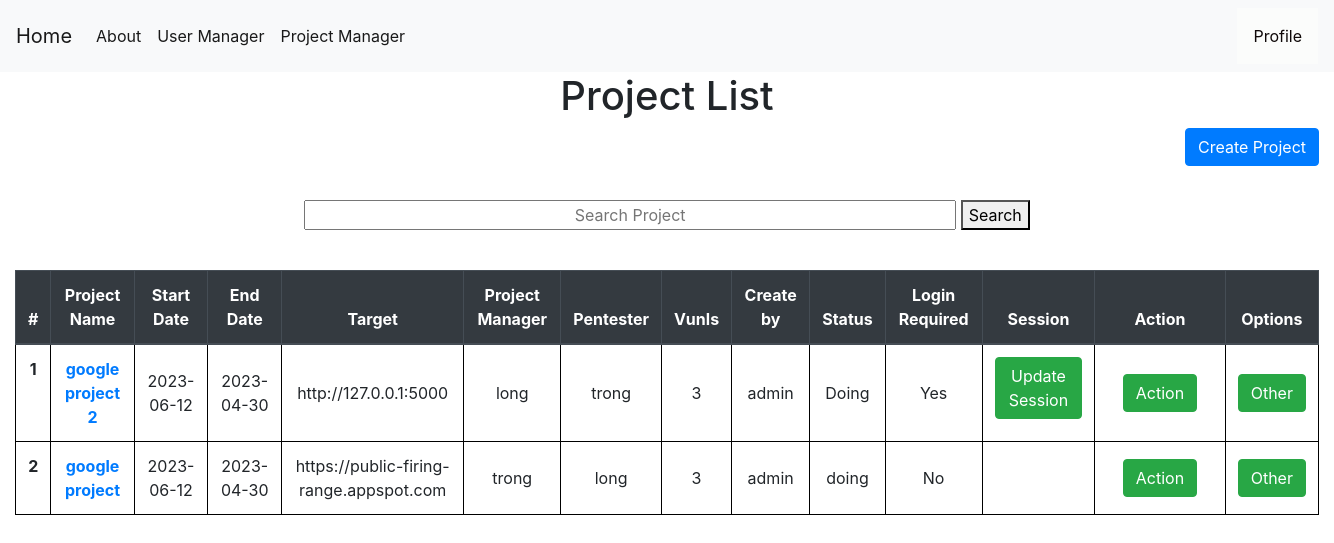
Before: /projectmanager (signed in) with the older database file.
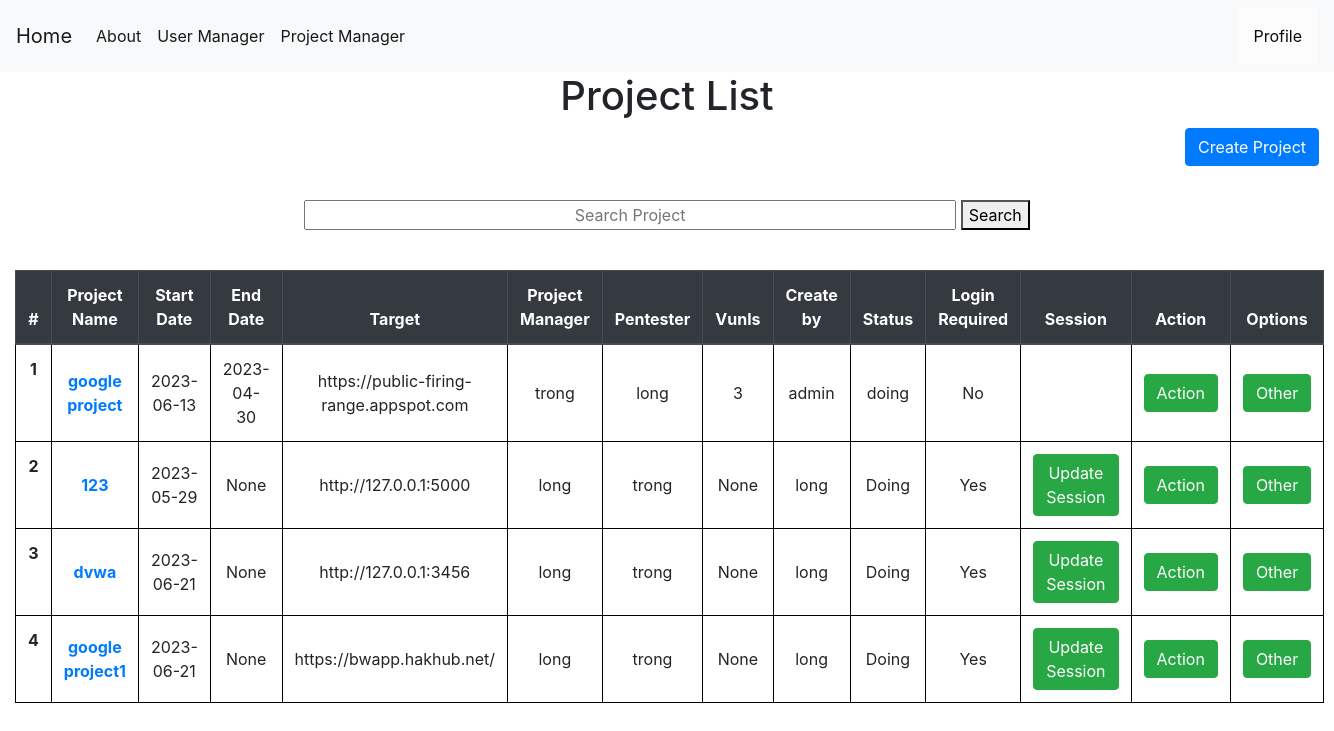
After: the same page with the newer database file.
### tables this page shows
CREATE TABLE projects (
    projectid INTEGER PRIMARY KEY AUTOINCREMENT,
    projectname TEXT NOT NULL,
    startdate date NOT NULL,
    enddate date,
    vunls int,
    target text not null,
    securitylevel TEXT,
    manager TEXT ,
    pentester TEXT ,
    status TEXT NOT NULL,
    create_by INTEGER ,
    isspider INTEGER,
    isfuzzing INTEGER,
    login INTEGER NOT NULL,
    isconfig INTEGER NOT NULL DEFAULT 0,
    FOREIGN KEY (pentester) REFERENCES users(userid) ON DELETE CASCADE
    FOREIGN KEY (manager) REFERENCES users(userid) ON DELETE CASCADE
    FOREIGN KEY (create_by) REFERENCES users(userid) ON DELETE CASCADE
);

### app.py (the view)
@app.route('/projectmanager', methods=('GET', 'POST'))
def showproject():
    msg = ''
    if session["userid"] == None:
        return redirect(url_for('login'))
    currentuser = get_current_user()
    conn = get_db_connection()
    projects = conn.execute('SELECT * FROM projects').fetchall()
    users = conn.execute('SELECT * FROM users').fetchall()
    conn.commit()
    conn.close()
    return render_template('show_project.html', currentuser=currentuser,projects=projects,users=users,msg=msg)

### app.py (called while the page is built)
def get_db_connection():
    conn = sqlite3.connect('database.db')
    conn.row_factory = sqlite3.Row
    return conn

def get_current_user():
    userid = session["userid"]
    conn = get_db_connection()
    user = conn.execute('SELECT * FROM users WHERE userid = ?',(userid,)).fetchone()
    conn.commit()
    conn.close()
    return user

### templates/show_project.html (shortened to what this page needs)
{% extends 'base.html' %}
{% block content %}
    <center><h1>{% block title %}  Project List  {% endblock %}</h1></center>
    <link rel= "stylesheet" type= "text/css" href= "{{ url_for('static',filename='css/showuser.css') }}">
    <link rel= "stylesheet" type= "text/css" href= "{{ url_for('static',filename='css/loading.css') }}">
    {% if currentuser["role"] != "Pentester" %}
    <a href="{{ url_for('add_project')}}" class="btn btn-primary" style="float: right;" role="button" aria-pressed="true">Create Project</a>
    {% endif %}
  <center>
  <form action="{{ url_for('search_project') }}" method ="GET">
    <input style="text-align: center;width:50%;" name="projectname" type="projectname" placeholder="Search Project" />
    <button>Search</button>
  </form>
</center></br>
<div >
    <table class="table" style="width:100%">
        <thead class="thead-dark" style="width:100%">
          <tr>
            <th style="text-align: center"scope="col">#</th>
            <th style="text-align: center"scope="col">Project Name</th>
            <th style="text-align: center"scope="col">Start Date</th>
            <th style="text-align: center"scope="col">End Date</th>
            <th style="text-align: center"scope="col">Target</th>
            <th style="text-align: center"scope="col">Project Manager</th>
            <th style="text-align: center"scope="col">Pentester</th>
            <th style="text-align: center"scope="col">Vunls</th>
            <th style="text-align: center"scope="col">Create by</th>
            <th style="text-align: center"scope="col">Status</th>
            <th style="text-align: center"scope="col">Login Required</th>
            <th style="text-align: center"scope="col">Session</th>
            <th style="text-align: center;width: 10%;"scope="col">Action</th>
            <th style="text-align: center"scope="col">Options</th>
          </tr>
        </thead>
        <tbody>
        {% for project in projects %}
          <tr >
            <th style="text-align: center" class="counterCell"></th>
            <th style="text-align: center"class="align-middle" scope="row"><a href="{{ url_for('project_detail',id= project.projectid) }} ">{{ project.projectname }}</a></th>
            <td style="text-align: center"class="align-middle" >{{ project.startdate }}</td>
            <td style="text-align: center"class="align-middle" >{{ project.enddate }}</td>
            <td style="text-align: center"class="align-middle" >{{ project.target }}</a></td>
            <td style="text-align: center"class="align-middle" >{{ project.manager }}</td>
            <td style="text-align: center"class="align-middle" >{{ project.pentester }}</td>
            <td style="text-align: center"class="align-middle" >{{ project.vunls }}</td>
            <td style="text-align: center"class="align-middle" >{{ project.create_by }}</td>
            <td style="text-align: center"class="align-middle" >{{ project.status }}</td>
            {% if project.login == 1 %}
            <td style="text-align: center"class="align-middle" >Yes</td>
            {% else %}
            <td style="text-align: center"class="align-middle" >No</td>
            {% endif %}
            <td>
            {% if project.login == 1 %}
              {% if project.isconfig == 0%}
              <a style="text-align: center" href="{{ url_for('cookies_config',id= project.projectid) }}" class="btn btn-primary">Config Session</a>
              {% else %}
              <a style="text-align: center" href="{{ url_for('cookies_update',id= project.projectid) }}" class="btn btn-success">Update Session</a>
              {% endif%}
            {% else %}
            <a></a>
            {% endif %}
            </td>
            <td style="text-align: center" class="align-middle" >
              <div style="float:center;" class="dropdown">
                <button class="btn btn-success" class="dropbtn">Action</button>
              </div>
            </td>
            <td style="text-align: center" class="align-middle" >
              <div style="float:center;" class="dropdown">
                <button class="btn btn-success" class="dropbtn">Other</button>
              </div>
            </td>
          </tr>
        {% endfor %}
        </tbody>
      </table>
    </div>
{% endblock %}

### templates/base.html (shortened to what this page needs)
<!doctype html>
<link rel= "stylesheet" type= "text/css" href= "{{ url_for('static',filename='css/style.css') }}">
<html lang="en">
  <head>
    <link rel="stylesheet" href="https://stackpath.bootstrapcdn.com/bootstrap/4.3.1/css/bootstrap.min.css">
  </head>
  <body>
    <nav class="navbar navbar-expand-md navbar-light bg-light">
      {% block sidebar %}
        <a class="navbar-brand" href="{{ url_for('index')}}">Home</a>
        <div class="collapse navbar-collapse" id="navbarNav">
            <ul class="navbar-nav">
            <li class="nav-item active">
                <a class="nav-link" href="{{ url_for('about_us')}}">About</a>
            </li>
            </ul>
            <ul class="navbar-nav">
              {% if session.userid %}
                {% if session.userid == 1 %}
              <li class="nav-item active">
                <a class="nav-link" href="{{ url_for('showuser')}}">User Manager</a>
              </li>
                {% endif %}
              <li class="nav-item active">
                <a class="nav-link" href="{{ url_for('showproject')}}">Project Manager</a>
              </li>
              {% endif %}
              </ul>
        </div>
        {% endblock %}
        {% if session.userid %}
        <div class="dropdown">
          <button class="dropbtn">Profile</button>
        </div>
        {% else %}
          <a href="{{ url_for('login')}}" class="nav-link">Login</a>
        {% endif %}
    </nav>
    <div class="container">
        {% block content %} {% endblock %}
    </div>
</html>

### static/css/style.css (style rules this page uses)
table, th, td { border: 1px solid black; }
body { min-height: 100vh; height: 100%; margin: 0; z-index: 10; display: grid; grid-template-rows: auto 1fr auto; }
body { display: flex; flex-direction: column; }
.dropbtn { background-color: #fbfcfb; color: rgb(15, 8, 8); padding: 16px; font-size: 16px; border: none; }
.dropdown { position: relative; display: inline-block; }
.container { max-width: 1680px !important; }

### static/css/showuser.css (style rules this page uses)
table { counter-reset: tableCount; }
.counterCell:before { content: counter(tableCount); counter-increment: tableCount; }

Changed rows visible on the page:
removed projects: projectname "google project 2", startdate "2023-06-12", enddate "2023-04-30", target "http://127.0.0.1:5000", manager "long", pentester "trong", vunls "3", create_by "admin", status "Doing", login "Yes"
changed projects "google project": startdate "2023-06-12" → "2023-06-13"
added projects: projectname "123", startdate "2023-05-29", enddate "None", target "http://127.0.0.1:5000", manager "long", pentester "trong", vunls "None", create_by "long", status "Doing", login "Yes"
added projects: projectname "dvwa", startdate "2023-06-21", enddate "None", target "http://127.0.0.1:3456", manager "long", pentester "trong", vunls "None", create_by "long", status "Doing", login "Yes"
added projects: projectname "google project1", startdate "2023-06-21", enddate "None", target "https://bwapp.hakhub.net/", manager "long", pentester "trong", vunls "None", create_by "long", status "Doing", login "Yes"
